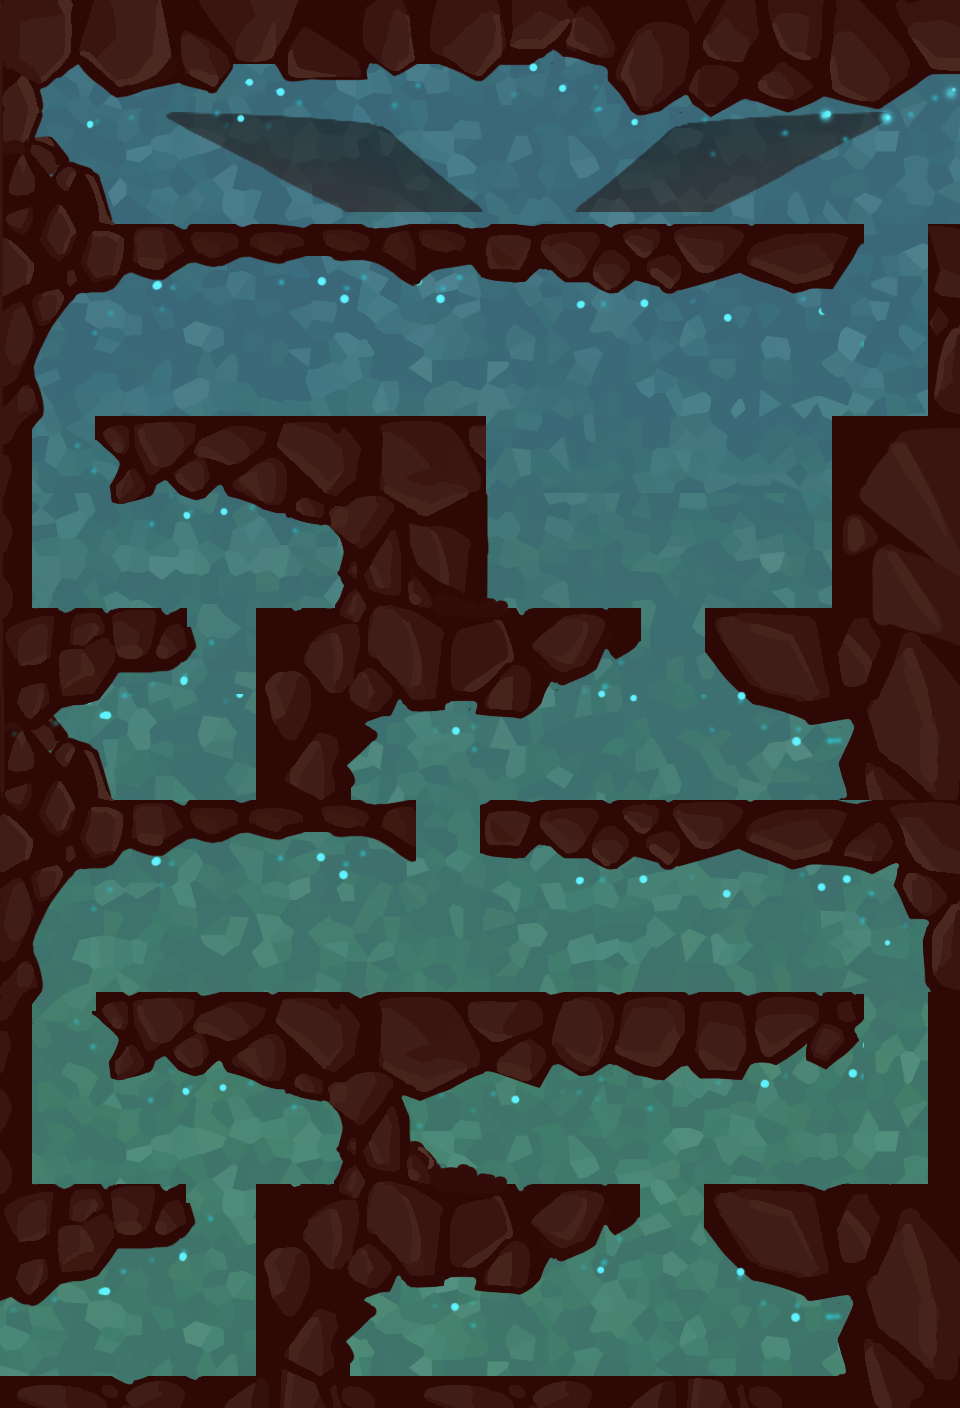

A level layout from a 2D game, rendered from its tile map. Below: a short description, then the map file with tile-grid data replaced by summaries:
An orthogonal 30x44 tile map with 32x32 px tiles, 1 tile layer (块层 1) and 59 objects (22x ai, 17x wall, 11x ladder, 7x box, role, ...).

<map version="1.0" orientation="orthogonal" width="30" height="44" tilewidth="32" tileheight="32">
 <tileset firstgid="1" name="map_background_3" tilewidth="32" tileheight="32">
  <image source="map_background_3.png" width="960" height="1408" />
 </tileset>
 <layer name="块层 1" width="30" height="44">
  <data>[1320 cells, 1320 non-empty, 1320 distinct tile ids]</data>
 </layer>
 <objectgroup color="#ff8000" name="collision" width="30" height="44">
  <object name="box" type="box" x="64" y="1312" width="64" height="64">
   <properties>
    <property name="bomb" value="1" />
    <property name="coin" value="0" />
    <property name="pass" value="0" />
   </properties>
  </object>
  <object name="box" type="box" x="352" y="1312" width="64" height="64">
   <properties>
    <property name="bomb" value="1" />
    <property name="coin" value="0" />
    <property name="pass" value="0" />
   </properties>
  </object>
  <object name="box" type="box" x="448" y="1120" width="64" height="64">
   <properties>
    <property name="bomb" value="1" />
    <property name="coin" value="0" />
    <property name="pass" value="0" />
   </properties>
  </object>
  <object name="box" type="box" x="256" y="928" width="64" height="64">
   <properties>
    <property name="bomb" value="1" />
    <property name="coin" value="0" />
    <property name="pass" value="0" />
   </properties>
  </object>
  <object name="box" type="box" x="128" y="736" width="64" height="64">
   <properties>
    <property name="bomb" value="1" />
    <property name="coin" value="0" />
    <property name="pass" value="0" />
   </properties>
  </object>
  <object name="box" type="box" x="736" y="736" width="64" height="64">
   <properties>
    <property name="bomb" value="1" />
    <property name="coin" value="0" />
    <property name="pass" value="0" />
   </properties>
  </object>
  <object name="box" type="box" x="224" y="544" width="64" height="64">
   <properties>
    <property name="bomb" value="1" />
    <property name="coin" value="0" />
    <property name="pass" value="0" />
   </properties>
  </object>
  <object name="ladder" type="ladder" x="640" y="1184" width="64" height="192">
   <properties>
    <property name="fileName" value="ladder_1.png" />
    <property name="tag" value="800" />
   </properties>
  </object>
  <object name="ladder" type="ladder" x="416" y="800" width="64" height="192">
   <properties>
    <property name="fileName" value="ladder_1.png" />
    <property name="tag" value="800" />
   </properties>
  </object>
  <object name="ladder" type="ladder" x="640" y="608" width="64" height="192">
   <properties>
    <property name="fileName" value="ladder_1.png" />
    <property name="tag" value="800" />
   </properties>
  </object>
  <object name="ladder" type="ladder" x="192" y="1184" width="64" height="192">
   <properties>
    <property name="fileName" value="ladder_2.png" />
    <property name="tag" value="800" />
   </properties>
  </object>
  <object name="ladder" type="ladder" x="864" y="992" width="64" height="192">
   <properties>
    <property name="fileName" value="ladder_2.png" />
    <property name="tag" value="800" />
   </properties>
  </object>
  <object name="ladder" type="ladder" x="192" y="608" width="64" height="192">
   <properties>
    <property name="fileName" value="ladder_2.png" />
    <property name="tag" value="800" />
   </properties>
  </object>
  <object name="ladder" type="ladder" x="768" y="416" width="64" height="192">
   <properties>
    <property name="fileName" value="ladder_2.png" />
    <property name="tag" value="800" />
   </properties>
  </object>
  <object name="ladder" type="ladder" x="864" y="224" width="64" height="192">
   <properties>
    <property name="fileName" value="ladder_2.png" />
    <property name="tag" value="800" />
   </properties>
  </object>
  <object name="ladder" type="ladder" x="32" y="416" width="64" height="192">
   <properties>
    <property name="fileName" value="ladder_0.png" />
    <property name="tag" value="800" />
   </properties>
  </object>
  <object name="ladder" type="ladder" x="480" y="416" width="64" height="192">
   <properties>
    <property name="fileName" value="ladder_0.png" />
    <property name="tag" value="800" />
   </properties>
  </object>
  <object name="ladder" type="ladder" x="32" y="992" width="64" height="192">
   <properties>
    <property name="fileName" value="ladder_1.png" />
    <property name="tag" value="800" />
   </properties>
  </object>
  <object name="wall" type="wall" x="256" y="1248" width="96" height="128">
   <properties>
    <property name="fileName" value="wall" />
    <property name="tag" value="0" />
   </properties>
  </object>
  <object name="wall" type="wall" x="832" y="1248" width="64" height="128">
   <properties>
    <property name="fileName" value="wall" />
    <property name="tag" value="0" />
   </properties>
  </object>
  <object name="wall" type="wall" x="320" y="1056" width="128" height="128">
   <properties>
    <property name="fileName" value="wall" />
    <property name="tag" value="0" />
   </properties>
  </object>
  <object name="wall" type="wall" x="0" y="1056" width="32" height="128">
   <properties>
    <property name="fileName" value="wall" />
    <property name="tag" value="0" />
   </properties>
  </object>
  <object name="wall" type="wall" x="928" y="1056" width="32" height="128">
   <properties>
    <property name="fileName" value="wall" />
    <property name="tag" value="0" />
   </properties>
  </object>
  <object name="wall" type="wall" x="928" y="864" width="32" height="128">
   <properties>
    <property name="fileName" value="wall" />
    <property name="tag" value="0" />
   </properties>
  </object>
  <object name="wall" type="wall" x="0" y="864" width="32" height="128">
   <properties>
    <property name="fileName" value="wall" />
    <property name="tag" value="0" />
   </properties>
  </object>
  <object name="wall" type="wall" x="54" y="672" width="64" height="128">
   <properties>
    <property name="fileName" value="wall" />
    <property name="tag" value="0" />
   </properties>
  </object>
  <object name="wall" type="wall" x="256" y="672" width="96" height="128">
   <properties>
    <property name="fileName" value="wall" />
    <property name="tag" value="0" />
   </properties>
  </object>
  <object name="wall" type="wall" x="840" y="672" width="64" height="128">
   <properties>
    <property name="fileName" value="wall" />
    <property name="tag" value="0" />
   </properties>
  </object>
  <object name="wall" type="wall" x="832" y="480" width="64" height="128">
   <properties>
    <property name="fileName" value="wall" />
    <property name="tag" value="0" />
   </properties>
  </object>
  <object name="wall" type="wall" x="332" y="481" width="147" height="127">
   <properties>
    <property name="fileName" value="wall" />
    <property name="tag" value="0" />
   </properties>
  </object>
  <object name="wall" type="wall" x="0" y="480" width="32" height="128">
   <properties>
    <property name="fileName" value="wall" />
    <property name="tag" value="0" />
   </properties>
  </object>
  <object name="wall" type="wall" x="0" y="288" width="32" height="128">
   <properties>
    <property name="fileName" value="wall" />
    <property name="tag" value="0" />
   </properties>
  </object>
  <object name="wall" type="wall" x="544" y="288" width="224" height="128">
   <properties>
    <property name="fileName" value="wall" />
    <property name="tag" value="0" />
   </properties>
  </object>
  <object name="wall" type="wall" x="928" y="288" width="32" height="128">
   <properties>
    <property name="fileName" value="wall" />
    <property name="tag" value="0" />
   </properties>
  </object>
  </objectgroup>
 <objectgroup color="#00ffff" name="roles" width="30" height="44">
  <!-- 24 objects omitted --></objectgroup>
</map>
<!-- 25 of 59 objects omitted -->
